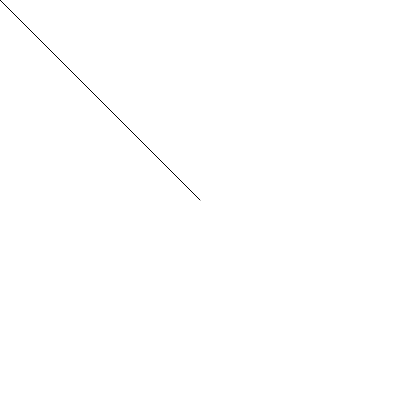
Frame 1 (no input)
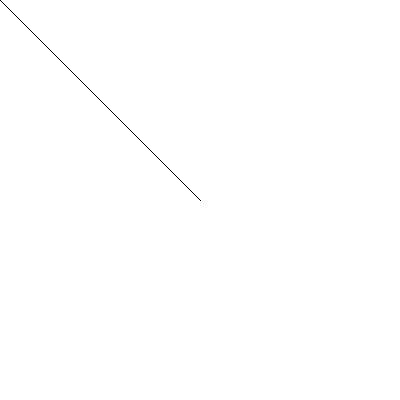
Frame 60 (no input)
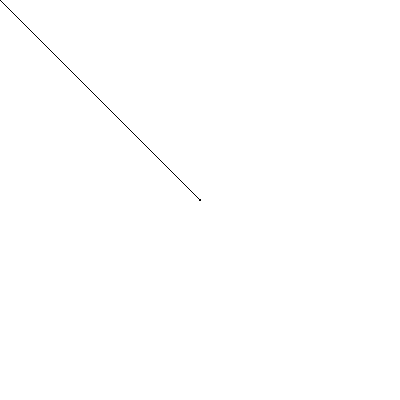
Frame 120 (the mouse pressed at the canvas centre since frame 60)

The p5.js sketch that drew these frames (run headless with seeded random() and noise() and a simulated clock; from frame 60 on, the mouse is pressed at the canvas centre):

// p5.js sketch
// ── sketch.js
// setup function - used for commands that need to run only once
function setup()
{
  // only put code here that you want to happen one time, 
  // at the start of your program

  // create a canvas element on the page
  createCanvas(400,400);
}

// draw function - this is our 'game' loop that automatically 
// executes over and over
function draw()
{
  // draw a line from the center of the screen (200, 200) to the mouse
  line(200, 200, mouseX, mouseY);
}
